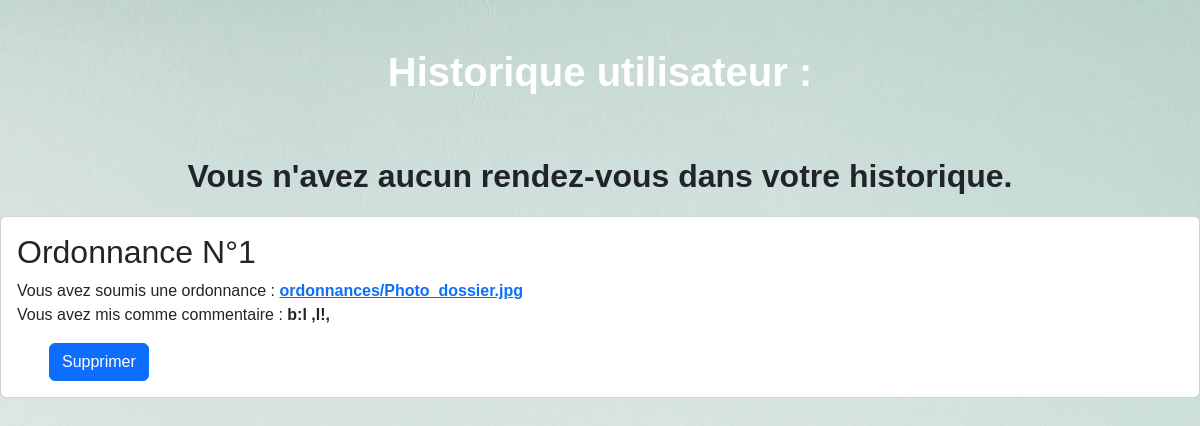
/historique/ (signed in), run on the app's committed database.
### teleconsult_app/models.py (models this page shows)
class Ordonnances(models.Model):
    fichier = models.FileField(upload_to='ordonnances/')
    commentaire = models.TextField(null=True, blank=True)
    patient = models.ForeignKey(User, on_delete=models.CASCADE, null=True)

### teleconsult_app/views.py (the view)
# urls.py: path('historique/', views.historique, name='historique'),
@login_required
def historique(request):
    patient_id = request.user.id
    rendezvous_list = Rendezvous.objects.filter(patient_id=patient_id)
    ordonnance = Ordonnances.objects.filter(patient_id=patient_id)
    context = {
        'rendezvous_list': rendezvous_list,
        'ordonnance' : ordonnance
    }
    return render(request, 'historique.html', context)

### teleconsult_app/templates/historique.html (shortened to what this page needs)
{% load static %}
<!DOCTYPE html>
<html lang="en">
<head>
    <link rel="stylesheet" href="{% static 'css/ajout_exam.css' %}">
    <link rel="stylesheet" href="{% static 'css/bootstrap.min.css' %}">
</head>
<body>
    <h1 class="text-center text-white fw-bold pt-5 pb-5">Historique utilisateur :</h1>
    <div>
        {% if rendezvous_list %}
            {% for rdv in rendezvous_list %}
                <div class="card  mb-3">
                    <div class="card-body">
                        <h2>Rendez-vous N°{{forloop.counter}}</h2>
                        <span>Vous avez reservé un rendez-vous avec le medecin : <strong> {{ rdv.medecin.nom }}</strong></span><br>
                        <span>A la date du <strong> {{ rdv.jour }}</strong> de cette semaine</span><br>
                        <span>A <strong>{{ rdv.heure|time:"H:i" }}h précise</strong></span> <br>
                    </div>
                    <form method="post" action="{% url 'delete_rendezvous' rdv.medecin.id rdv.jour rdv.heure|time:'H:i' %}">
                        {% csrf_token %}
                        <button type="submit" class="btn btn-primary btn-payer ms-5 mb-3">Supprimer</button>
                    </form>
                </div>
            {% endfor %}
        {% else %}
            <p class="fs-2 fw-bold text-center">Vous n'avez aucun rendez-vous dans votre historique.</p>
        {% endif %}
        {% if ordonnance %}
            {% for ordonnance in ordonnance %}
                <div class="card mb-3">
                    <div class="card-body">
                        <h2>Ordonnance N°{{ forloop.counter }}</h2>
                        <span>Vous avez soumis une ordonnance : <strong><a href="{{ ordonnance.fichier.url }}" target="_blank">{{ ordonnance.fichier.name}}</a></strong></span><br>
                        <span>Vous avez mis comme commentaire : <strong>{{ ordonnance.commentaire }}</strong></span><br>
                    </div>
                    <form method="post" action="{% url 'delete_ordonnance' ordonnance.id %}">
                        <button type="submit" class="btn btn-primary btn-payer ms-5 mb-3">Supprimer</button>
                    </form>
                </div>
            {% endfor %}
        {% else %}
            <p class="fs-2 fw-bold text-center">Vous n'avez soumis aucune ordonnance</p>
        {% endif %}
    </div>
</body>
</html>

### teleconsult_app/static/css/ajout_exam.css (style rules this page uses)
* { margin: 0; padding: 0; box-sizing: border-box; font-family: "poppins", sans-serif; }
body { background-image: url(../images/pexels-karolina-grabowska-4386464.jpg); background-size: cover; background-attachment: fixed; }

### data on the page
Ordonnances: fichier.name "ordonnances/Photo_dossier.jpg", commentaire "b:l ,l!,"
